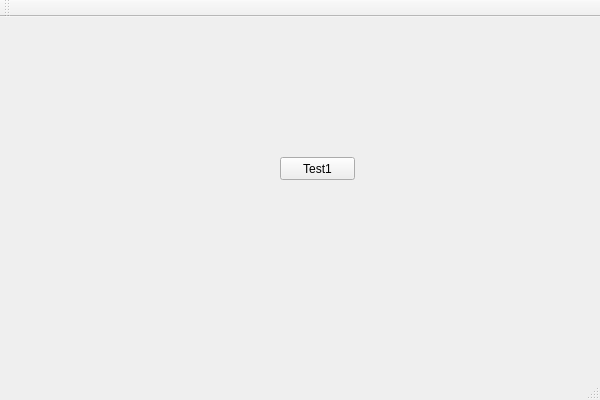
<?xml version="1.0" encoding="UTF-8"?>
<ui version="4.0">
 <class>FirstTest1Class</class>
 <widget class="QMainWindow" name="FirstTest1Class">
  <property name="geometry">
   <rect>
    <x>0</x>
    <y>0</y>
    <width>600</width>
    <height>400</height>
   </rect>
  </property>
  <property name="windowTitle">
   <string>FirstTest1</string>
  </property>
  <widget class="QWidget" name="centralWidget">
   <widget class="QPushButton" name="pushButton">
    <property name="geometry">
     <rect>
      <x>280</x>
      <y>140</y>
      <width>75</width>
      <height>23</height>
     </rect>
    </property>
    <property name="text">
     <string>Test1</string>
    </property>
   </widget>
  </widget>
  <widget class="QMenuBar" name="menuBar">
   <property name="geometry">
    <rect>
     <x>0</x>
     <y>0</y>
     <width>600</width>
     <height>23</height>
    </rect>
   </property>
  </widget>
  <widget class="QToolBar" name="mainToolBar">
   <attribute name="toolBarArea">
    <enum>TopToolBarArea</enum>
   </attribute>
   <attribute name="toolBarBreak">
    <bool>false</bool>
   </attribute>
  </widget>
  <widget class="QStatusBar" name="statusBar"/>
 </widget>
 <layoutdefault spacing="6" margin="11"/>
 <resources>
  <include location="FirstTest1.qrc"/>
 </resources>
 <connections/>
</ui>
